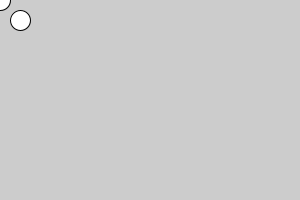
Frame 1 (no input)
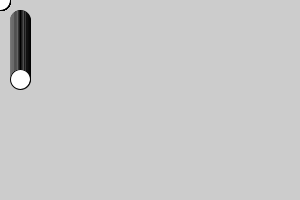
Frame 60 (the mouse pressed at the canvas centre just before this capture)
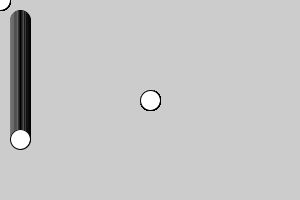
Frame 120 (the mouse held since frame 60 and released just before this capture)

The Processing sketch that drew these frames (run headless with seeded random() and noise(); from frame 60 on, the mouse is pressed at the canvas centre):

// Processing sketch: processing_106676
// ── processing_106676.pde

int x = 20;
int y = 20;
void setup () {
    size (300, 200);
    
}

void draw () {
   ellipse (x, y, 20, 20);
   y= y+1;
   if (y>200) {
       y = 0;
       x= x+50;
   }
   
   ellipse (mouseX, mouseY, 20, 20);
}
